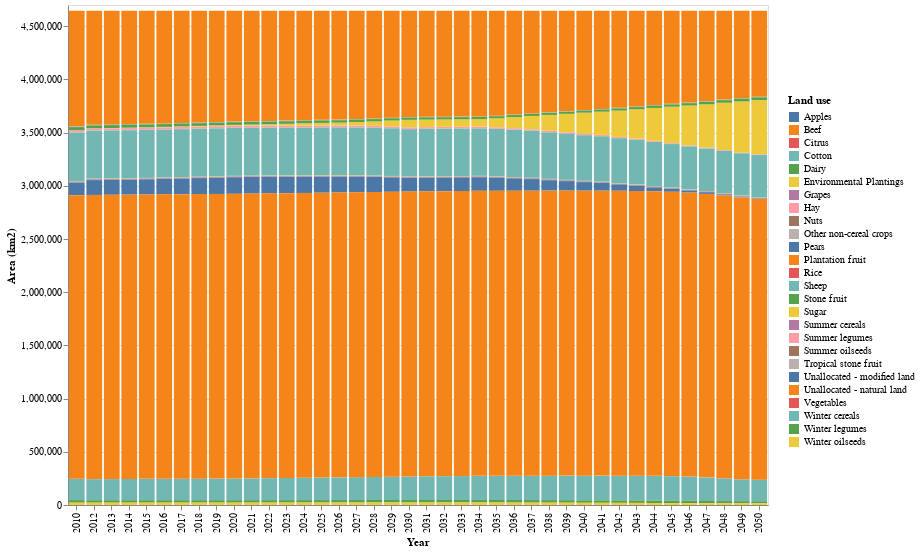

The notebook cell this image was saved under:
### Code cell
# HIDE CODE
lu_area = get_AREA_lu(crosstab_lu)
plot_area_lu(lu_area)

### Figure 1 — Vega-Lite specification as saved in the notebook (floating-point values rounded to 4 significant figures; data arrays with more than 128 entries replaced by an {"elided": "..."} marker saying what was removed)
{"config": {"view": {"continuousWidth": 300, "continuousHeight": 300}}, "data": {"name": "data-8c166d28a122bca27d7118731ae4c39c"}, "mark": {"type": "bar"}, "encoding": {"color": {"field": "Land use", "legend": {"direction": "vertical", "legendX": 720, "legendY": 90, "orient": "none", "title": "Land use", "titleAnchor": "start"}, "title": "Land use", "type": "nominal"}, "tooltip": [{"field": "Year", "type": "quantitative"}, {"field": "Land use", "type": "nominal"}, {"field": "Area (km2)", "type": "quantitative"}], "x": {"field": "Year", "title": "Year", "type": "ordinal"}, "y": {"field": "Area (km2)", "scale": {"domain": [0, 4700000]}, "title": "Area (km2)", "type": "quantitative"}}, "height": 500, "width": 700, "$schema": "https://vega.github.io/schema/vega-lite/v5.15.1.json", "datasets": {"data-8c166d28a122bca27d7118731ae4c39c": {"elided": "1040 records"}}}
